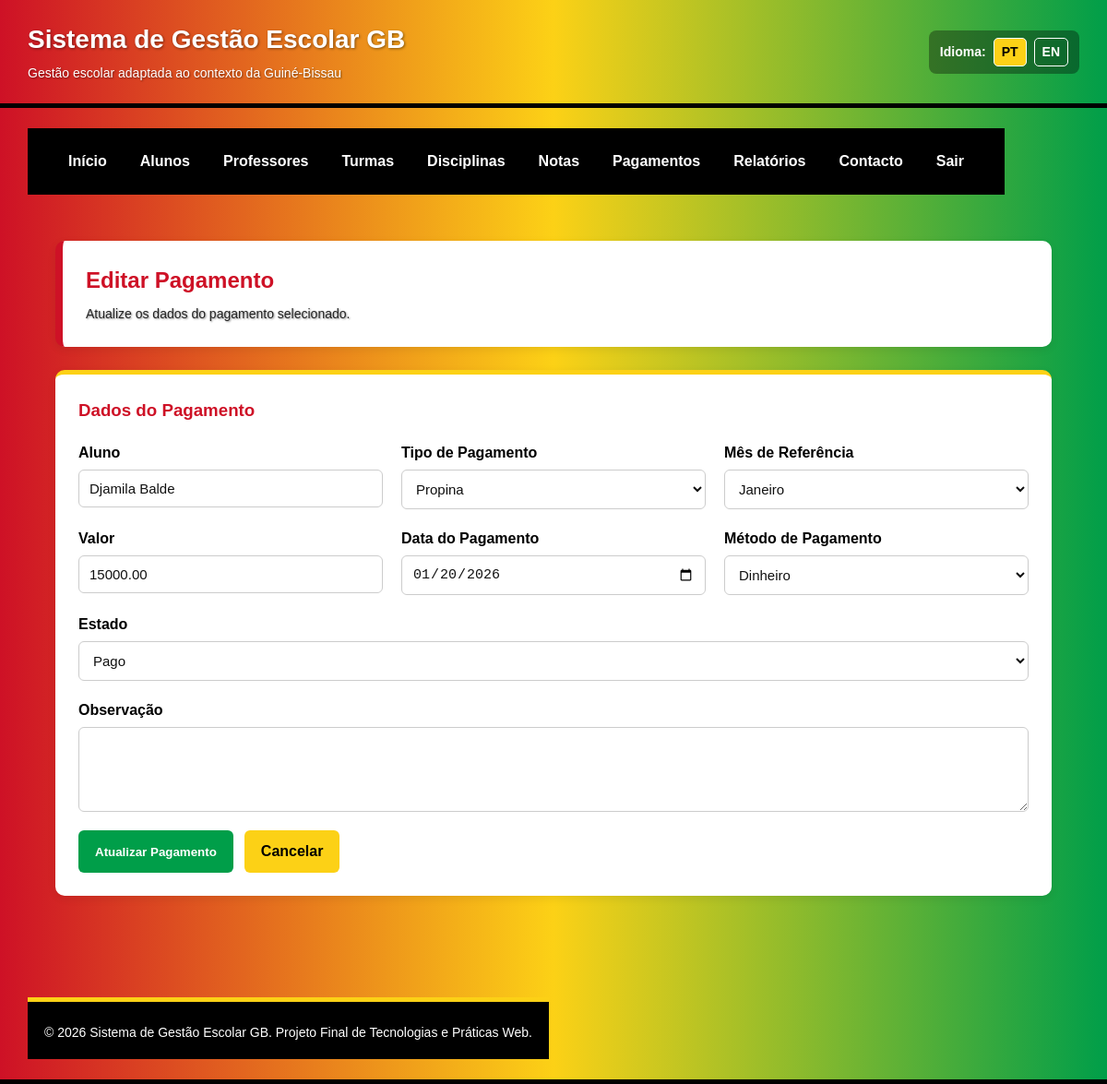
Page /editar_pagamento.php?id=2 on the committed database.
### tables this page shows
CREATE TABLE IF NOT EXISTS `pagamentos` (
  `id_pagamento` int NOT NULL AUTO_INCREMENT,
  `aluno` varchar(120) NOT NULL,
  `tipo_pagamento` enum('matricula','propina','exame','outro') NOT NULL,
  `mes_referencia` varchar(20) DEFAULT NULL,
  `valor` decimal(10,2) NOT NULL,
  `data_pagamento` date NOT NULL,
  `metodo_pagamento` enum('dinheiro','transferencia','outro') NOT NULL,
  `estado` enum('pago','pendente','atrasado') DEFAULT 'pendente',
  `observacao` text,
  `criado_em` datetime DEFAULT CURRENT_TIMESTAMP,
  PRIMARY KEY (`id_pagamento`)
);

### editar_pagamento.php (the view, shortened to what this page needs)
<?php
require_once 'config/conexao.php';
$id_pagamento = intval($_GET["id"]);
$sql = "SELECT * FROM pagamentos WHERE id_pagamento = ?";
$stmt = mysqli_prepare($conn, $sql);
mysqli_stmt_bind_param($stmt, "i", $id_pagamento);
mysqli_stmt_execute($stmt);
$resultado = mysqli_stmt_get_result($stmt);
$pagamento = mysqli_fetch_assoc($resultado);
?>
<?php include 'includes/header.php'; ?>
<?php include 'includes/menu.php'; ?>
<main class="conteudo">
    <section class="cabecalho-pagina">
        <h2>Editar Pagamento</h2>
        <p>Atualize os dados do pagamento selecionado.</p>
    </section>
    <section class="formulario-container">
        <h3>Dados do Pagamento</h3>
        <form class="formulario" method="post" action="editar_pagamento.php?id=<?php echo $id_pagamento; ?>">
            <div class="campo">
                <label for="aluno_pagamento">Aluno</label>
                <input
                    type="text"
                    id="aluno_pagamento"
                    name="aluno_pagamento"
                    required
                    maxlength="120"
                    value="<?php echo htmlspecialchars($pagamento['aluno']); ?>">
            </div>
            <div class="campo">
                <label for="tipo_pagamento">Tipo de Pagamento</label>
                <select id="tipo_pagamento" name="tipo_pagamento" required>
                    <option value="propina" <?php if ($pagamento['tipo_pagamento'] === 'propina') echo 'selected'; ?>>Propina</option>
                </select>
            </div>
            <div class="campo">
                <label for="mes_referencia">Mês de Referência</label>
                <select id="mes_referencia" name="mes_referencia">
                    <option value="janeiro" <?php if ($pagamento['mes_referencia'] === 'janeiro') echo 'selected'; ?>>Janeiro</option>
                </select>
            </div>
            <div class="campo">
                <label for="valor_pagamento">Valor</label>
                <input
                    type="number"
                    id="valor_pagamento"
                    name="valor_pagamento"
                    min="0"
                    step="0.01"
                    required
                    value="<?php echo htmlspecialchars($pagamento['valor']); ?>">
            </div>
            <div class="campo">
                <label for="data_pagamento">Data do Pagamento</label>
                <input
                    type="date"
                    id="data_pagamento"
                    name="data_pagamento"
                    required
                    value="<?php echo htmlspecialchars($pagamento['data_pagamento']); ?>">
            </div>
            <div class="campo">
                <label for="metodo_pagamento">Método de Pagamento</label>
                <select id="metodo_pagamento" name="metodo_pagamento" required>
                    <option value="dinheiro" <?php if ($pagamento['metodo_pagamento'] === 'dinheiro') echo 'selected'; ?>>Dinheiro</option>
                </select>
            </div>
            <div class="campo">
                <label for="estado_pagamento">Estado</label>
                <select id="estado_pagamento" name="estado_pagamento" required>
                    <option value="pago" <?php if ($pagamento['estado'] === 'pago') echo 'selected'; ?>>Pago</option>
                </select>
            </div>
            <div class="campo campo-largo">
                <label for="observacao_pagamento">Observação</label>
                <textarea id="observacao_pagamento" name="observacao_pagamento" rows="4"><?php echo htmlspecialchars($pagamento['observacao']); ?></textarea>
            </div>
            <div class="botoes-formulario">
                <button type="submit" class="botao">Atualizar Pagamento</button>
                <a href="pagamentos.php" class="botao-secundario">Cancelar</a>
            </div>
        </form>
    </section>
</main>
<?php include 'includes/footer.php'; ?>

### css/style.css (style rules this page uses)
:root { --gb-vermelho: #CE1126; --gb-amarelo: #FCD116; --gb-verde: #009E49; --gb-preto: #000000; --gb-azul: #003366; --gb-branco: #ffffff; --gb-cinza-fundo: #f4f6f8; --gb-cinza-texto: #222222; --gb-cinza-borda: #dddddd; }
* { margin: 0; padding: 0; box-sizing: border-box; }
html, body { font-family: Arial, Helvetica, sans-serif; background-color: var(--gb-cinza-fundo); color: var(--gb-cinza-texto); line-height: 1.5; }
.topo p { font-size: 14px; margin-top: 5px; color: var(--gb-branco); text-shadow: 1px 1px 2px rgba(0,0,0,0.45); }
.conteudo { padding: 30px; }
.cabecalho-pagina { background-color: var(--gb-branco); padding: 25px; border-radius: 10px; margin-bottom: 25px; box-shadow: 0 3px 10px rgba(0,0,0,0.08); border-left: 8px solid var(--gb-vermelho); }
.cabecalho-pagina h2 { color: var(--gb-vermelho); margin-bottom: 8px; }
.cabecalho-pagina p { color: var(--gb-cinza-texto); }
.formulario-container, .tabela-container, .info-contacto { background-color: var(--gb-branco); padding: 25px; border-radius: 10px; margin-bottom: 30px; box-shadow: 0 3px 10px rgba(0,0,0,0.08); }
.formulario-container { border-top: 5px solid var(--gb-amarelo); }
.formulario-container h3, .tabela-container h3, .info-contacto h3 { color: var(--gb-vermelho); margin-bottom: 20px; }
.formulario { display: flex; flex-wrap: wrap; gap: 20px; }
.campo { flex: 1 1 250px; display: flex; flex-direction: column; }
.campo-largo { flex: 1 1 100%; }
.campo label { font-weight: bold; margin-bottom: 6px; color: var(--gb-preto); }
.campo input, .campo select, .campo textarea { padding: 11px; border: 1px solid #cccccc; border-radius: 6px; font-size: 15px; background-color: var(--gb-branco); color: #111111; }
.botoes-formulario { flex: 1 1 100%; display: flex; gap: 12px; flex-wrap: wrap; }
.botao, .botao-secundario, .acao { display: inline-block; padding: 11px 18px; border-radius: 6px; border: none; cursor: pointer; font-weight: bold; text-decoration: none; transition: 0.3s; }
.botao { background-color: var(--gb-verde); color: var(--gb-branco); }
.botao-secundario { background-color: var(--gb-amarelo); color: var(--gb-preto); }

### rows in the picture
pagamentos: aluno_pagamento "Djamila Balde", tipo_pagamento "Propina", mes_referencia "Janeiro", valor_pagamento "15000.00", data_pagamento "01/20/2026", metodo_pagamento "Dinheiro", estado_pagamento "Pago"

### other values in the picture
t("nome_sistema") "Sistema de Gestão Escolar GB"
t("subtitulo_sistema") "Gestão escolar adaptada ao contexto da Guiné-Bissau"
t("idioma") "Idioma"
t("menu_inicio") "Início"
t("menu_alunos") "Alunos"
t("menu_professores") "Professores"
t("menu_turmas") "Turmas"
t("menu_disciplinas") "Disciplinas"
t("menu_notas") "Notas"
t("menu_pagamentos") "Pagamentos"
t("menu_relatorios") "Relatórios"
t("menu_contacto") "Contacto"
